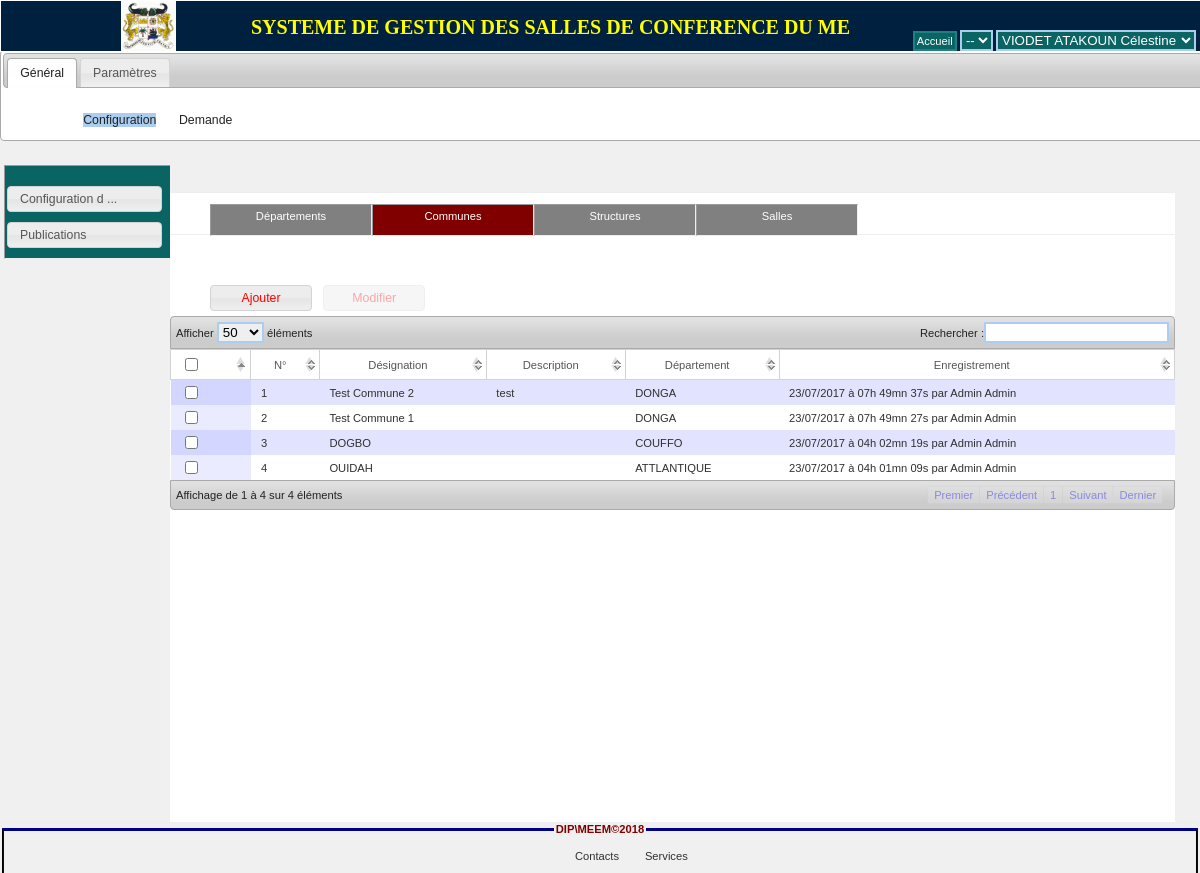
Page /index.php?m=11&stat_menu=1 (signed in) on the committed database.
### tables this page shows
CREATE TABLE IF NOT EXISTS `intervenant` (
  `id` int(11) NOT NULL AUTO_INCREMENT,
  `nom` varchar(255) NOT NULL,
  `prenom` varchar(255) NOT NULL,
  `login` varchar(255) NOT NULL,
  `mdp` varchar(255) NOT NULL,
  `genre` int(11) NOT NULL COMMENT '0 pour homme, 1 pour femme',
  `etat_matrimoniale` int(11) NOT NULL COMMENT '0 pour célibataire, 1 pour marié',
  `nombre_enfant` int(11) NOT NULL,
  `telephone` varchar(255) NOT NULL,
  `email` varchar(255) NOT NULL,
  `photo_url` varchar(255) NOT NULL,
  `id_poste` int(11) NOT NULL,
  `salaire` bigint(20) NOT NULL,
  `mode_payement` int(11) NOT NULL COMMENT '0 pour espèce, 1 pour cheque',
  `date_embauche` date NOT NULL,
  `status` int(11) NOT NULL,
  `id_intervenant_enreg` int(11) NOT NULL,
  `date_enregistrement` datetime NOT NULL,
  PRIMARY KEY (`id`),
  UNIQUE KEY `login` (`login`),
  KEY `ind_id_poste` (`id_poste`),
  KEY `ind_id_intervenant_enreg` (`id_intervenant_enreg`),
  KEY `ind_mdp` (`mdp`),
  KEY `ind_login` (`login`),
  KEY `login_2` (`login`)
);

CREATE TABLE IF NOT EXISTS `poste` (
  `id` int(11) NOT NULL AUTO_INCREMENT,
  `designation` varchar(255) NOT NULL,
  `description` varchar(255) NOT NULL,
  `id_direction` int(11) NOT NULL,
  `id_service` int(11) NOT NULL,
  `id_division` int(11) NOT NULL,
  `chef_direction_state` int(11) NOT NULL,
  PRIMARY KEY (`id`),
  KEY `ind_id_direction` (`id_direction`)
);

CREATE TABLE IF NOT EXISTS `categorie_menu` (
  `id` int(11) NOT NULL AUTO_INCREMENT,
  `designation` varchar(255) NOT NULL,
  `description` varchar(255) NOT NULL,
  `active_state` int(11) NOT NULL COMMENT '0 non active, 1 activé',
  `show_help` int(11) NOT NULL COMMENT '0 non active, 1 active',
  `position` int(11) NOT NULL COMMENT 'indique l''ordre d''affichage de cet onglet',
  PRIMARY KEY (`id`)
);

CREATE TABLE IF NOT EXISTS `menu` (
  `id` int(11) NOT NULL AUTO_INCREMENT,
  `designation` varchar(255) NOT NULL,
  `description` varchar(255) NOT NULL,
  `id_categorie` int(11) NOT NULL,
  `active_state` int(11) NOT NULL COMMENT '0 non active, 1 activé',
  `show_help` int(11) NOT NULL COMMENT '0 non active, 1 active',
  PRIMARY KEY (`id`),
  KEY `ind_id_categorie` (`id_categorie`)
);

CREATE TABLE IF NOT EXISTS `sous_menu` (
  `id` int(11) NOT NULL AUTO_INCREMENT,
  `id_menu` int(11) NOT NULL,
  `designation` varchar(255) NOT NULL,
  `description` varchar(255) NOT NULL,
  `position` int(11) NOT NULL,
  `active_state` int(11) NOT NULL COMMENT '0 non active, 1 activé',
  `show_help` int(11) NOT NULL COMMENT '0 non active, 1 active',
  `on_passwd_access` int(11) NOT NULL COMMENT '0 non, 1 oui si mot de passe defini dans la table static params',
  `show_at_startup` int(11) NOT NULL,
  `icone_url` varchar(255) NOT NULL,
  `id_type_sm` int(11) NOT NULL,
  PRIMARY KEY (`id`),
  KEY `ind_id_menu` (`id_menu`),
  KEY `ind_id_type_sm` (`id_type_sm`)
);

CREATE TABLE IF NOT EXISTS `app_commune` (
  `id` int(11) NOT NULL AUTO_INCREMENT,
  `nom` varchar(255) NOT NULL,
  `description` varchar(255) NOT NULL,
  `id_departement` int(11) NOT NULL,
  `id_intervenant` int(11) NOT NULL,
  `date_enregistrement` datetime NOT NULL,
  PRIMARY KEY (`id`)
);

CREATE TABLE IF NOT EXISTS `app_departement` (
  `id` int(11) NOT NULL AUTO_INCREMENT,
  `nom` varchar(255) NOT NULL,
  `description` varchar(255) NOT NULL,
  `id_intervenant` int(11) NOT NULL,
  `date_enregistrement` datetime NOT NULL,
  PRIMARY KEY (`id`)
);

### src/app/view/m11/85_communes.php (the view, shortened to what the rows shown need)
<div align="center" style="margin-top:50px;">
	<table border="0" id="dataTable" class="display datatable">
        <thead>
            <tr height="30" align="center">
				<th style="text-align:left"><input type="checkbox" name="all_checker" /></th>
				<th>N°</th>
				<th>Désignation</th>
                <th>Description</th>
                <th>Département</th>
                <th>Enregistrement</th>
			</tr>
        </thead>
        <?php
			  $i = 0;
			  $communes = Commune::all();
			  foreach($communes as $str)
			  {
				echo '<tr class="line">';
					echo '<td><input type="checkbox" name="dossier_'.$str->id().'" value="'.$str->id().'" /></td>';
					echo '<td>'.(++$i).'</td>';
					echo '<td>'.$str->nom().'</td>';
					echo '<td>'.$str->description().'</td>';
					echo '<td>'.$str->departement()->nom().'</td>';
					echo '<td>'.Systeme::dateTimeToFrench($str->insertDate()).' par '.$str->insertUser()->fullname().'</td>';
				echo '</tr>';
			  }
		?>
    </table>
</div>

### index.php (shortened to what the rows shown need)
<?php
require_once("requirements.php");
$connected = false;
if(isset($_SESSION['id_intervenant']))
{
	$connected = true;
	$db = new DataBase();
	$intervenant = new Intervenant($_SESSION['id_intervenant']);
}
?>
<!DOCTYPE html>
<html>
<head>
		<link rel="stylesheet" href="js/bxslider/jquery.bxslider.css" type="text/css" />
		<link rel="stylesheet" href="css/style.css" />
		<link rel="stylesheet" type="text/css" href="lib/jquery-ui-1.10.1/development-bundle/themes/base/jquery.ui.all.css" />
		<link rel="stylesheet" type="text/css" href="lib/jquery-ui-1.10.1/development-bundle/themes/base/jquery.ui.dataTable.css" />
		<link rel="stylesheet" type="text/css" href="lib/DataTables-1.10.2/extensions/TableTools/css/dataTables.tableTools.css" />
		<link rel="stylesheet" type="text/css" href="css/simplePagination.css">
		<link rel="stylesheet" type="text/css" href="lib/fancybox/source/jquery.fancybox.css?v=2.1.5" media="screen" />
		<link rel="stylesheet" type="text/css" href="lib/fancybox/source/helpers/jquery.fancybox-buttons.css?v=1.0.5" />
		<link rel="stylesheet" type="text/css" href="lib/fancybox/source/helpers/jquery.fancybox-thumbs.css?v=1.0.7" />
		<link rel="stylesheet" type="text/css" href="lib/select2/select2.min.css">
</head>
<body>
<div id="page">
        <div id="header" style="border:1px solid white;">
			<?php if($connected){?>
			<form>
				<a href="index.php" class="b_home" style="">Accueil</a>
				<select name="globalYear" title="Excercice">
					<?php
					    echo '<option value="'.date('Y').'"> -- </option>';
					?>
				</select>
				<select name = "sessionInfo" title="<?php echo $intervenant->poste();?>">
					<option value="0"><?php echo $intervenant->nom().' '.$intervenant->prenom();?></option>
				</select>
			</form>
			<?php } ?>
	    </div>
		<?php
			if($connected)
			{
				include('includes/connected.php');
			}
			else
			{
				include('includes/connexion.php');
			}
		?>
</div>
</body>
</html>

### includes/connected.php (shortened to what the rows shown need)
<?php
$nav_menu = $intervenant->nav_menus();
?>
	<div id="tabs">
		<ul>
		    <?php
			    $i=0;
                foreach($nav_menu as $categorie)
				{
				   if(count($categorie['menus'])>0)
				   {
					echo '<li><a href="#tabs-'.$i.'" title="'.(($categorie['show_help']==1)?$categorie['description']:'').'">'.$categorie['designation'].'</a></li>';
					$i++;
				   }
				}
			?>
		</ul>
		<?php
			$i=0;
			foreach($nav_menu as $categorie)
			{
			  $menus = $categorie['menus'];
			  if(count($menus)>0)
			  {
				  echo '<div id="tabs-'.$i.'" class="tab_content">';
				  echo '<ul>';
					  foreach($menus as $m)
					  {
						if(isset($_GET['m'])&&$_GET['m']==$m['id'])
						{
							echo '<li class="current_m"><a href="index.php?m='.$m['id'].'" title="'.(($m['show_help']==1)?$m['description']:'').'">'.$m['designation'].'</a></li>';
						}
						else
							echo '<li><a href="index.php?m='.$m['id'].'" title="'.(($m['show_help']==1)?$m['description']:'').'">'.$m['designation'].'</a></li>';
					  }
				  echo '</ul>';
				  echo '</div>';
				  $i++;
			  }
			}
		?>
	</div>
	<div id="wrap">
		<div id="left_menu">
		    <?php
			   if(isset($_GET['m']))
			   {
					$id_menu = $db->escape($_GET['m']);
					$sous_menus = $intervenant->sous_menus($id_menu);
					if(count($sous_menus)>0)
					{
					    echo '<ul>';
						foreach($sous_menus as $sm)
						{
							$sm_limited_designation = (strlen($sm['designation'])>18)?substr($sm['designation'],0,15).' ...':$sm['designation'];
							if(isset($_GET['sm'])&&$_GET['sm']==$sm['id'])
								echo '<li class="current_sm" m="'.$id_menu.'" sm="'.$sm['id'].'" ><a href = "" title="'.(($sm['show_help']==1)?$sm['description']:'').'" >'.$sm_limited_designation.'</a></li>';
							else
								echo '<li class="sm" m="'.$id_menu.'" sm="'.$sm['id'].'" ><a href = "" title="'.(($sm['show_help']==1)?$sm['description']:'').'">'.$sm_limited_designation.'</a></li>';
						}
						 echo '</ul>';
					}
			   }
			?>
		</div>
	   <div id="content">
				<?php
					if(isset($_GET['sm']))
					{
					    $id_sm = $db->escape($_GET['sm']);
					    $file = "src/".Systeme::sm_folder($id_sm)."/view/m".$_GET['m']."/".$id_sm.".php";
						if(file_exists($file))
						{
						    if($intervenant->hasSousMenu($id_sm)||(!is_numeric($id_sm) && count(explode('_',$id_sm))>1))
						    {
						    	if(is_numeric($id_sm))
						    	{
						    		$sys_date = new DateTime();
						    		$s_m = null;
						    		foreach ($sous_menus as $key => $sm) {
						    			if($sm['id'] == $id_sm)
						    			{
						    				$s_m = $sm;
						    				break;
						    			}
						    		}
						    		if($s_m['on_passwd_access']==0 && isset($_GET['sm_token']) && $_GET['sm_token'] == md5($_SESSION['sm_token']))
						    		{
						    			include($file);
						    		}
						    		else if($s_m['on_passwd_access']==1 && isset($_GET['sm_token']) && $_GET['sm_token'] == md5($_SESSION['sm_token']))
						    		{
						    			include($file);
						    		}
						    		else
						    		{
						    			include('includes/not_allowed_sm.php');
						    		}
						    	}
						    	else
						    	{
						    		include($file);
						    	}
						    }
							else
								include('includes/not_allowed_sm.php');
						}
					}
					else if(isset($_GET['m']))
					{
						$sm = $sous_menus[0];
						$file = "src/".Systeme::sm_folder($sm['id'])."/view/m".$_GET['m']."/".$sm['id'].".php";
						if(file_exists($file))
						{
						    include($file);
						}
					}
					else
					{
						include('includes/accueil.php');
					}
				?>
	   </div>
	</div>

### rows in the picture
intervenant: sessionInfo "VIODET ATAKOUN Célestine"
categorie_menu: designation "Général"
categorie_menu: designation "Paramètres"
menu: designation "Configuration"
menu: designation "Demande"
sous_menu: designation "Configuration d ..."
sous_menu: designation "Publications"
app_commune: nom "Test Commune 2", description "test", id_departement.nom "DONGA", date_enregistrement "23/07/2017 à 07h 49mn 37s", id_intervenant.prenom "Admin Admin"
app_commune: nom "Test Commune 1", id_departement.nom "DONGA", date_enregistrement "23/07/2017 à 07h 49mn 27s", id_intervenant.prenom "Admin Admin"
app_commune: nom "DOGBO", id_departement.nom "COUFFO", date_enregistrement "23/07/2017 à 04h 02mn 19s", id_intervenant.prenom "Admin Admin"
app_commune: nom "OUIDAH", id_departement.nom "ATTLANTIQUE", date_enregistrement "23/07/2017 à 04h 01mn 09s", id_intervenant.prenom "Admin Admin"

### other values in the picture
app_title "SYSTEME DE GESTION DES SALLES DE CONFERENCE DU ME"
